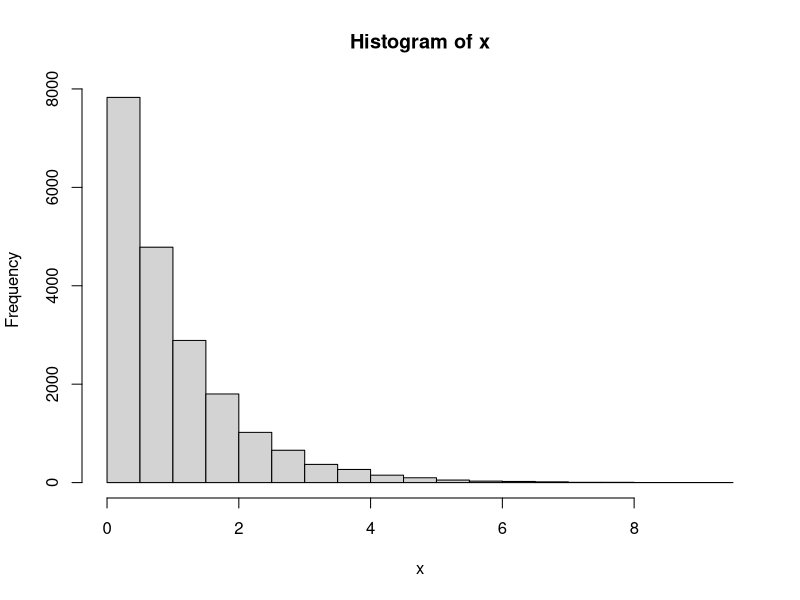
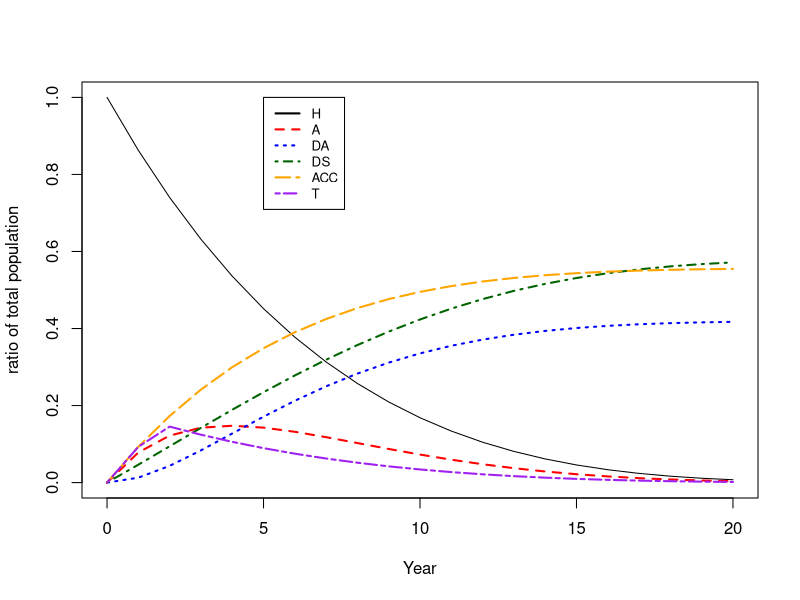
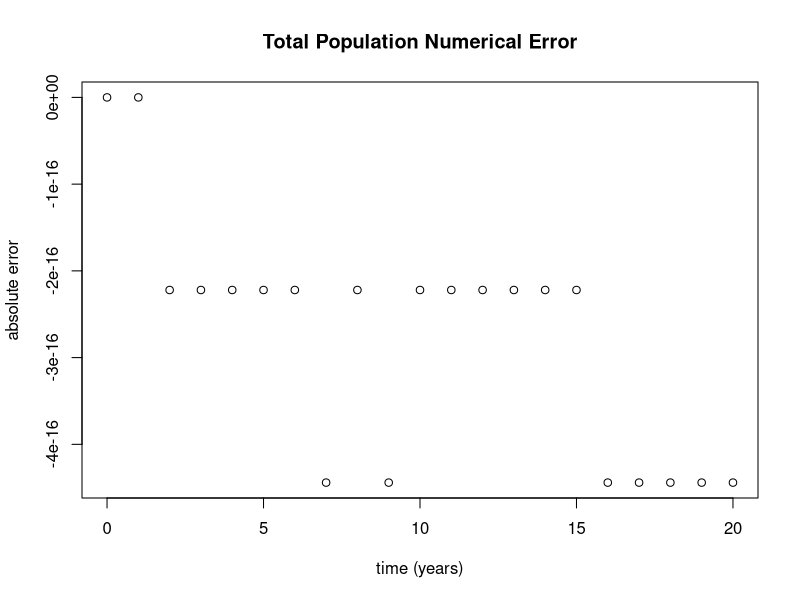

Write the R code that produced these figures, in order.
## ---- chunk 1
knitr::opts_chunk$set(echo = TRUE)
library(Matrix)
## ---- chunk 2
x <- rexp(20000)

hist(x)

mean(x)
median(x)

# Percentage in first time cycle
sum(x < 1) / length(x)
## ---- chunk 3
hiv_monotherapy_tp <- matrix(c(0.721, 0.202, 0.067, 0.010,
                               0.000, 0.581, 0.407, 0.012,
                               0.000, 0.000, 0.750, 0.250,
                               0.000, 0.000, 0.000, 1.000), 
                               nrow=4, byrow=TRUE,
                               dimnames=list(c("A", "B", "C", "D"),
                                             c("A", "B", "C", "D")))
hiv_monotherapy_tp                                          
## ---- chunk 4
V  <- eigen(hiv_monotherapy_tp)$vectors
iV <- solve(V)
Ap <- iV %*% hiv_monotherapy_tp %*% V

Ap
## ---- chunk 5
lAp <- diag(log(diag(Ap)), nrow(Ap), ncol(Ap))

R  <- V %*% lAp %*% iV

R 
## ---- chunk 6
R[abs(R) < 1e-6 ] <- 0


rownames(R) <- c("A", "B", "C", "D")
colnames(R) <- c("A", "B", "C", "D")

round(R, 3)
## ---- chunk 7
expm(R)
## ---- chunk 8
# A more plausible death rate for 'A', 'B'
R['A', 'D'] <- 0
R['B', 'D'] <- 0

diag(R) <- diag(R) - rowSums(R) # Keep it Markovian
round(expm(R), 3)
## ---- chunk 9

RwAcc <- cbind(rbind(R, rep(0, 4)), rep(0, 5))
rownames(RwAcc) <- c("A", "B", "C", "D", "AccBC")
colnames(RwAcc) <- c("A", "B", "C", "D", "AccBC")

RwAcc['B', 'AccBC'] <- RwAcc['B', 'C']
round(expm(RwAcc), 3)
## ---- chunk 10
rate_secular_death_by_age <- function(t, h=1, a=0.1, b=1/1200)
{
  (b/a) * (exp(a*t) - exp(a*(t-h)))
}
## ---- chunk 11
markov_rate_matrices<- function(t, h=1)
{
  lapply(t, function(tt){
    r.secular <- rate_secular_death_by_age(tt+40, h)
  
    x <- matrix(c(0.0, 0.1, 0.0, r.secular,
                  0.0, 0.0, 0.3, r.secular,
                  0.0, 0.0, 0.0, 0.0,
                  0.0, 0.0, 0.0, 0.0),
           nrow=4,
           ncol=4,
           byrow=TRUE,
           dimnames=list(c("H", "A", "DA", "DS"),
                         c("H", "A", "DA", "DS")))
  
    diag(x) <- -rowSums(x)
    x
  })
}
## ---- chunk 12
non_markov_rate_matrices <- function(t, h=1)
{
  markov     <- markov_rate_matrices(t, h)
  non_markov <- list()
  for(i in t)
  {
    # Expand matrix
    non_markov[[i]] <- cbind(markov[[i]],     matrix(rep(0, 16), nrow=4))
    non_markov[[i]] <- rbind(non_markov[[i]], matrix(rep(0, 32), nrow=4))
  }
  
  
  lapply(non_markov, function(m){
    # Put in State Names
    rownames(m) <- c("H", "A", "DA" ,"DS", "ACC", "T1", "T2", "N")
    colnames(m) <- c("H", "A", "DA" ,"DS", "ACC", "T1", "T2", "N")
    
    # Define Accumulator
    m["H", "ACC"] <- m["H", "A"] 
    
    # Define Tunnel state entry
    m["H", "T1"]  <- m["H", "A"]
    
    m  # Note: Tunnel states are not fully defined at this point.
  })

}

## ---- chunk 13
transition_prob <- function(t, h=1)
{
  # Embed the matrices into the timesteps
  tp <- lapply(non_markov_rate_matrices(t, h), function(m) expm(m*h))
  
  lapply(tp, function(m)
  {
    # It is possible to exit tunnel to external risk of death
    m["T1", "N"]  <- m["A", "DA"] + m["A", "DS"]
    m["T1", "T1"] <- 0  # Cannot remain in tunnel
    m["T1", "T2"] <- 1-m["T1", "N"] # The tunnel is everything else 

    # T2 is terminal state
    m["T2", "T2"] <- 0
    m["T2", "N"]  <- 1
    
    # Note: At this point, the "N" state could be stripped as it was
    #       only required for the embedding, and serves no other purpose
    #       at this point
    
    states <- c("H", "A", "DA", "DS", "ACC", "T1" ,"T2")
    m[states, states]
  })
}
## ---- chunk 14
Y <- t(c(H=1, A=0, DA=0, DS=0, ACC=0, T1=0, T2=0))

simulation <- do.call(rbind, lapply(transition_prob(1:20), function(tp) {
  Y <<- Y %*% tp
}))

simulation <- rbind(
  c(H=1, A=0, DA=0, DS=0, ACC=0, T1=0, T2=0), 
  simulation
)
## ---- chunk 15
plot(0:20, simulation[,"H"], ylim=c(0,1), typ="l", ylab="ratio of total population", xlab="Year")


lines(0:20, simulation[,"A"],   col="red",       lty=2, lwd=2)
lines(0:20, simulation[,"DA"],  col="blue",      lty=3, lwd=2)
lines(0:20, simulation[,"DS"],  col="darkgreen", lty=4, lwd=2)
lines(0:20, simulation[,"ACC"], col="orange",    lty=5, lwd=2)
lines(0:20, rowSums(simulation[,c("T1", "T2")]), col="purple", lty=6, lwd=2)

legend(5, 1.0, c("H", "A", "DA", "DS", "ACC", "T"), lty=1:6, 
       col=c("black", "red", "blue", "darkgreen", "orange", "purple"), cex=0.8, lwd=2)
## ---- chunk 16
plot(0:20, 1-rowSums(simulation[,c("H", "A", "DA", "DS")]), xlab="time (years)", 
     ylab="absolute error", main="Total Population Numerical Error")
## ---- chunk 17

# Better accuracy that "life-table" aka trapezoidal method
alt_simp_coef <- function(i) c(17, 59, 43, 49, rep(48, i-8), 49, 43, 59, 17) / 48
alt_simp      <- function(x,h) h*sum(alt_simp_coef(length(x)) * x)
## ---- chunk 18
1000*simulation[21,"ACC"] # The last point is the total
## ---- chunk 19
  alt_simp(rowSums(simulation[,c("H", "A")]), 1)
## ---- chunk 20
  alt_simp(rowSums(simulation[,c("T1", "T2")]), 1)
## ---- chunk 21
  alt_simp(rowSums(simulation[,c("H", "A")]), 1) - 
  alt_simp(rowSums(simulation[,c("T1", "T2")]), 1)
